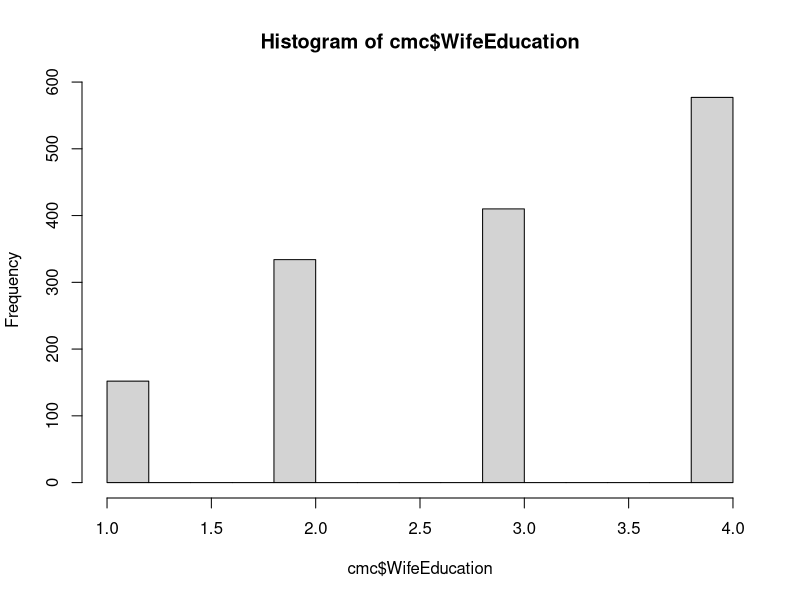
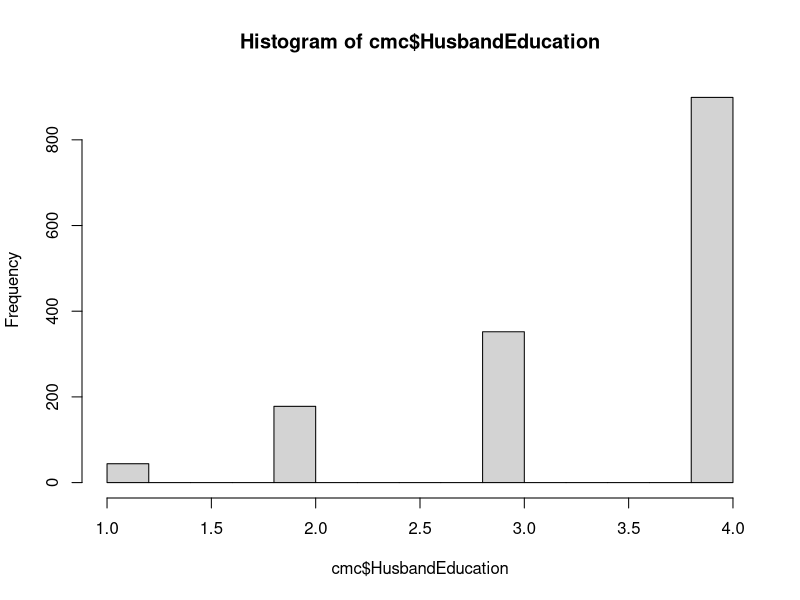
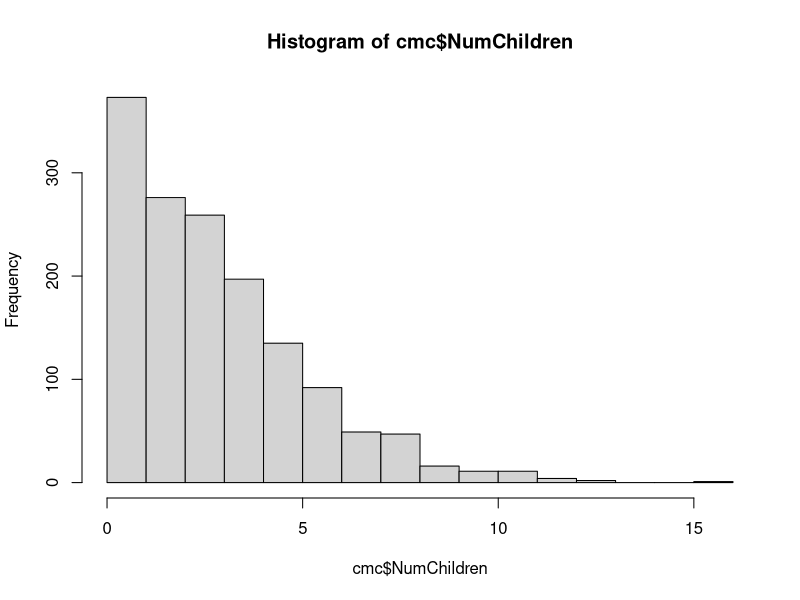
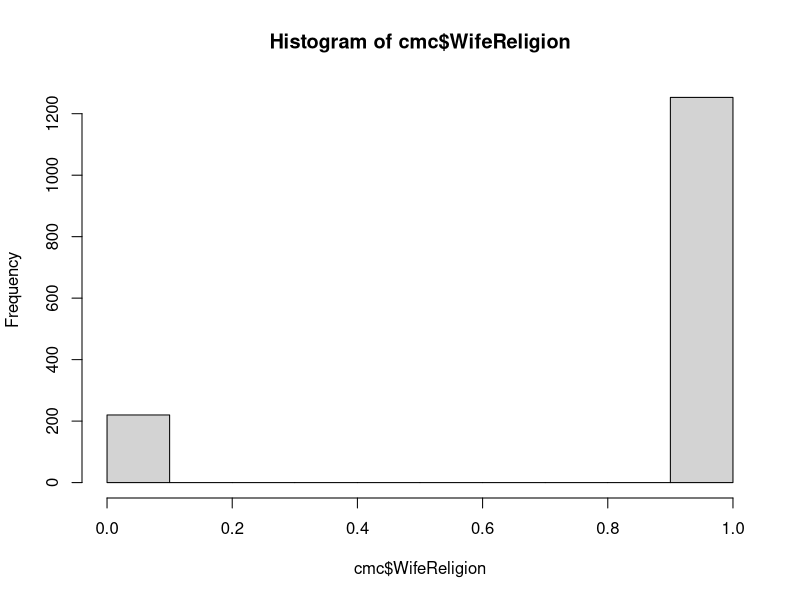
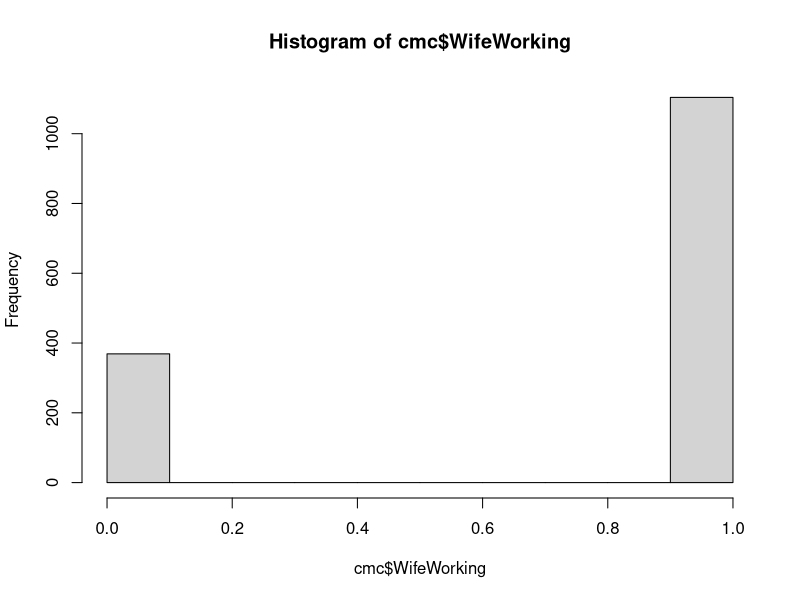
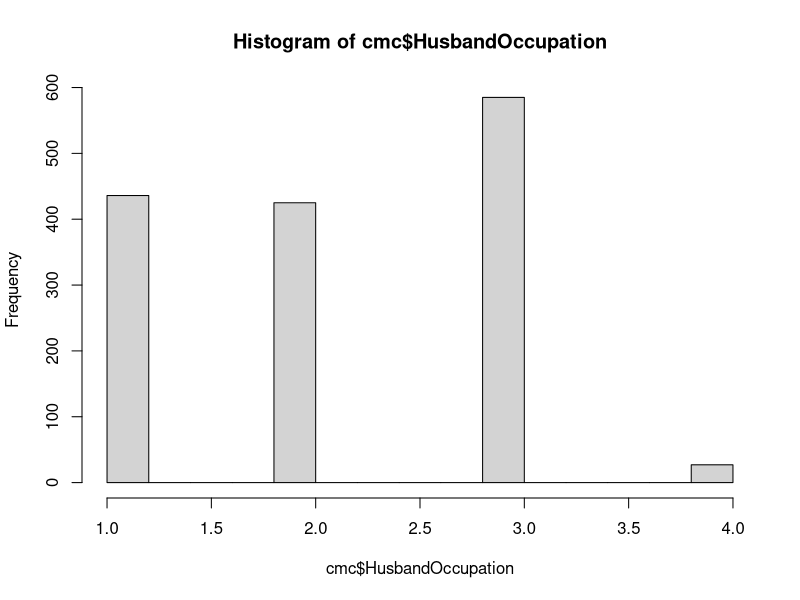
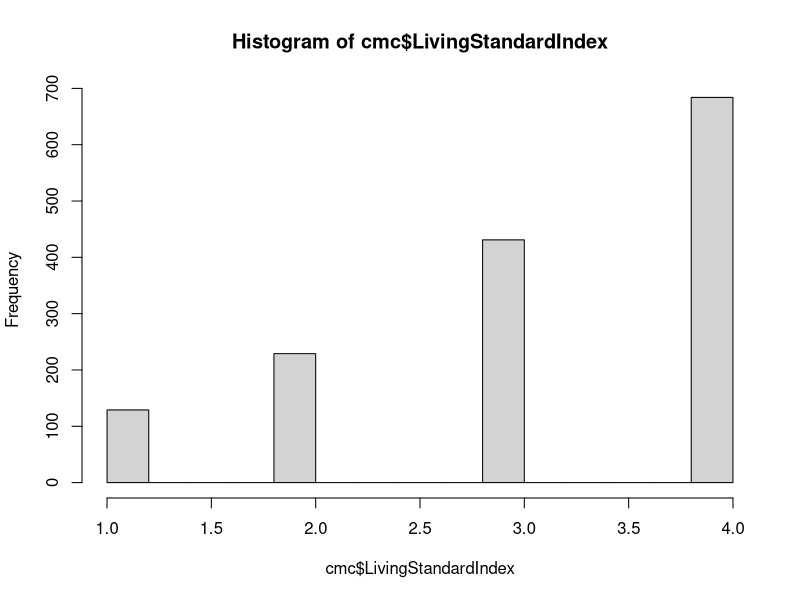
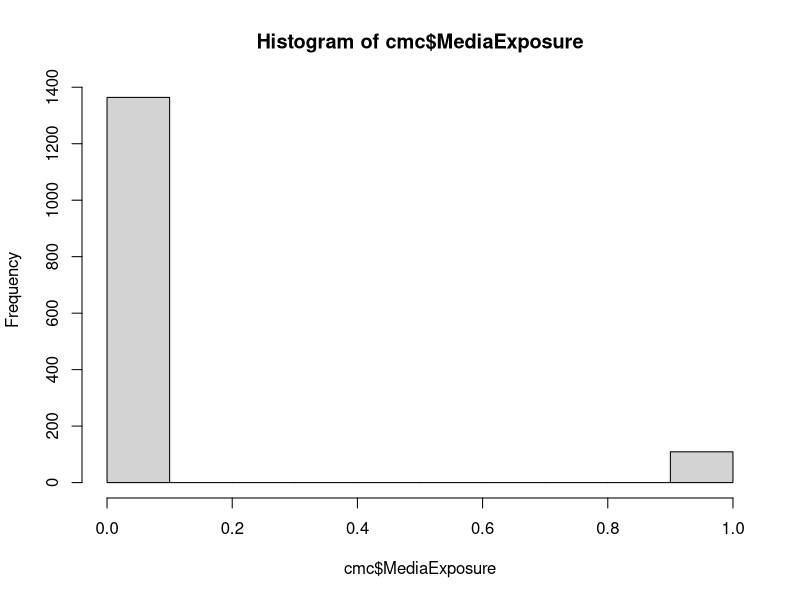

These figures' R source, in order:
#DATA 630 Assignment 3
#Written by Karishma Mathur
#Professor Bati
#Due July 7, 2020

#Set working directory to where file is located

#Read the cars data

cmc<-read.csv(file="cmc.csv", head=TRUE, sep=",", as.is=FALSE)

#Install packages for decision tree modeling

install.packages("party")
library("party")

#Preview the structure

str(cmc)
summary(cmc)

#Missing values

nrow(cmc[!complete.cases(cmc),])

#Exploratory analysis; viewing histograms on variables

hist(cmc$WifeEducation) #most have highest education, many have higher
hist(cmc$HusbandEducation) #more have highest and high education
hist(cmc$NumChildren) #most have no children, or not many
hist(cmc$WifeReligion) #most are Islamic (but Indonesia is)
hist(cmc$WifeWorking) #most are not working
hist(cmc$HusbandOccupation) #1=2, 3 is highest, 4 is VERY low
hist(cmc$LivingStandardIndex) #fairly similar ratio compared to wife education
hist(cmc$MediaExposure) #large majority have good media exposure
hist(cmc$ContraceptiveMethod) #good distribution for analysis

#Transform integers into categorical variables

cmc$WifeEducation<-factor(cmc$WifeEducation)
cmc$HusbandEducation<-factor(cmc$HusbandEducation)
cmc$LivingStandardIndex<-factor(cmc$LivingStandardIndex)
cmc$ContraceptiveMethod<-factor(cmc$ContraceptiveMethod)

#Split the data into a training and test set

set.seed(1234)
ind <- sample(2, nrow(cmc), replace = TRUE, prob = c(0.7, 0.3))
train.data <- cmc[ind == 1, ]
test.data <- cmc[ind == 2, ]

#Run the ctree method on training data

myFormula<-ContraceptiveMethod~.
model <- ctree(myFormula, data = train.data, controls=ctree_control(minbucket = 50, maxdepth = 4))

#Output the tree structure

print(model)

#Visualize the tree

plot(model)
plot(model, type="simple", drop_terminal = FALSE)

#Confusion matrix

table(predict(model), train.data$ContraceptiveMethod, dnn=c("Predicted","Actual"))

sum(predict(model)==train.data$ContraceptiveMethod)/length(train.data$ContraceptiveMethod)

#Evaluate the model on a test data
testPred <- predict(model, newdata = test.data)
table (testPred, test.data$ContraceptiveMethod)

sum(testPred==test.data$ContraceptiveMethod)/length(test.data$ContraceptiveMethod)

#End of script
